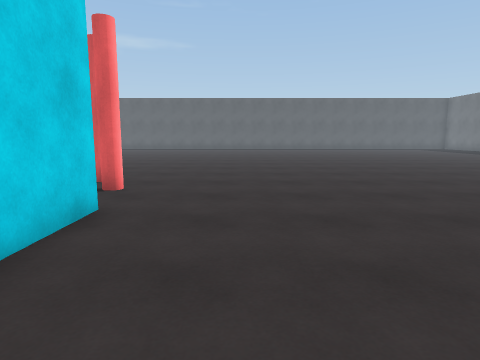
[1] (above)

23 first-person views from a walk through a 3-D level made in the Unity game engine. The camera is 1.3 m above the floor, tilts 8° down and sees 75° across. The floor is counted in squares, 1 m on a side. Each view is taken from the middle of a square. On the plan, view 1 faces up. The plan holds only what a view shows up to about 14 squares ahead; the rest is blank. The place goes on beyond the plan. The player is left out.

[2]
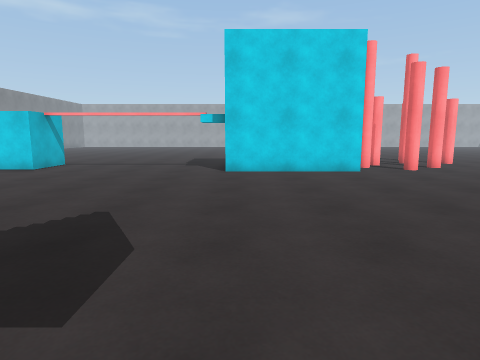

[3]
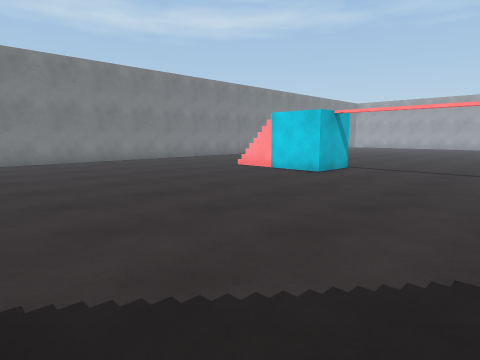

[4]
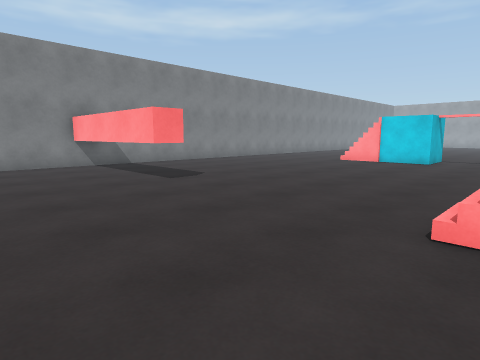

[5]
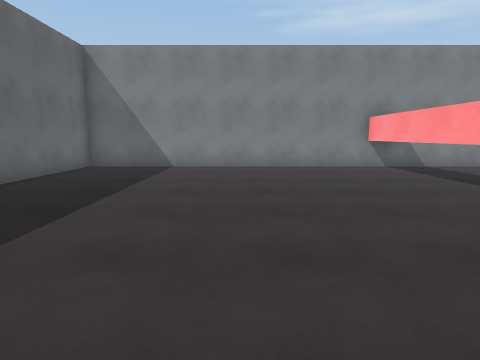

[6]
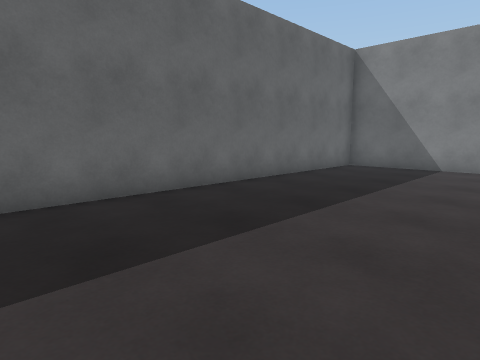

[7]
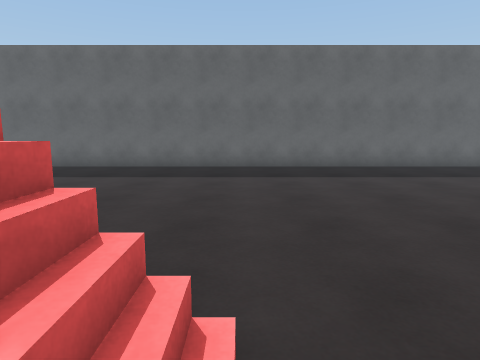

[8]
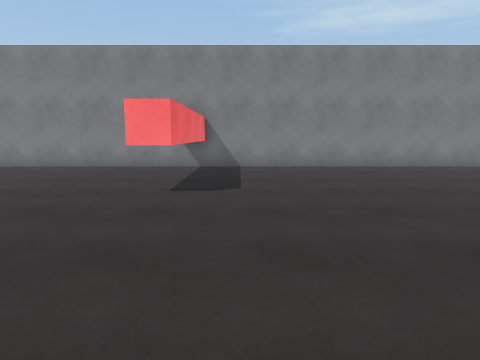

[9]
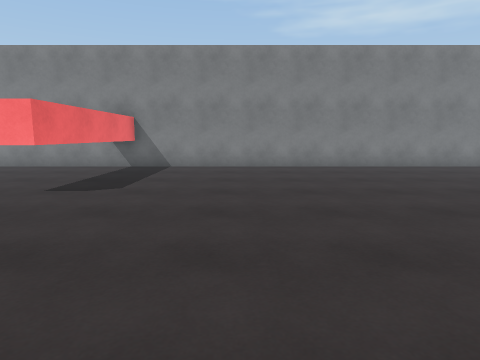

[10]
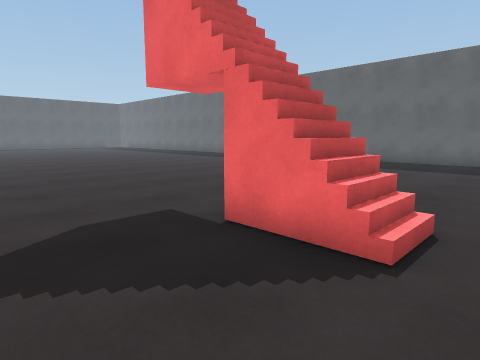

[11]
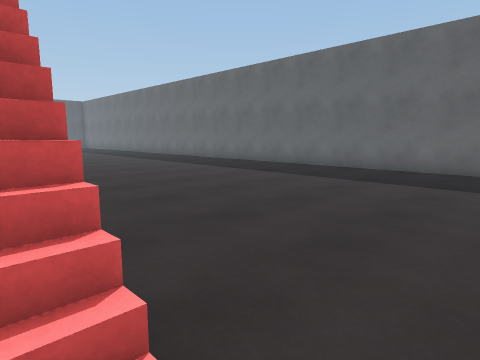

[12]
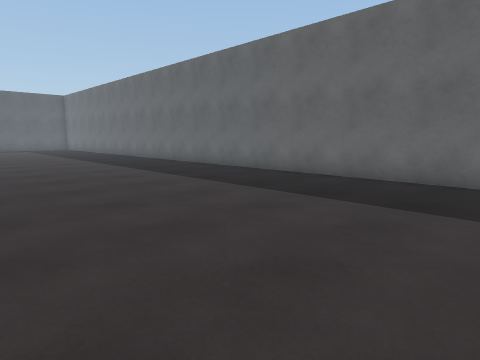

[13]
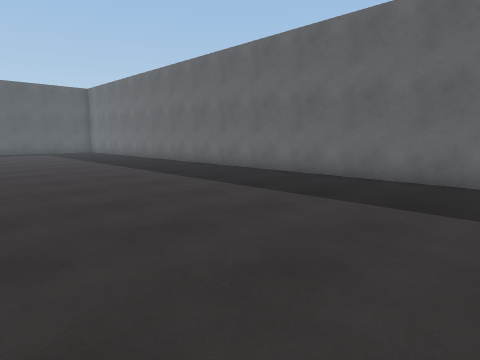

[14]
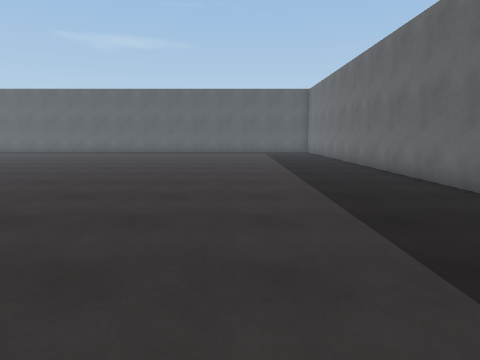

[15]
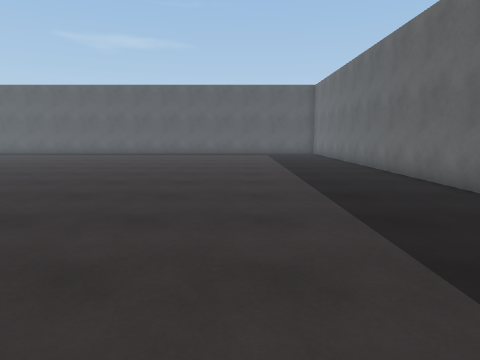

[16]
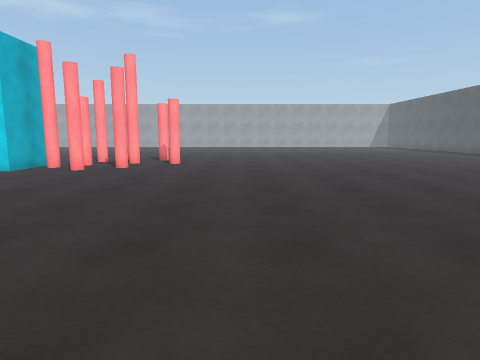

[17]
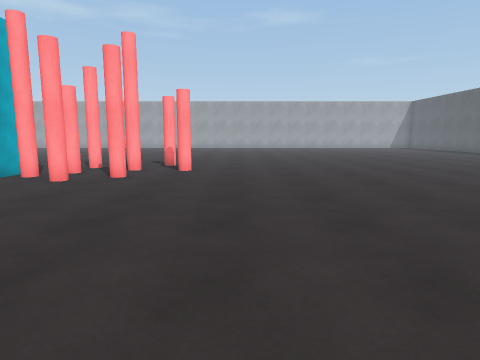

[18]
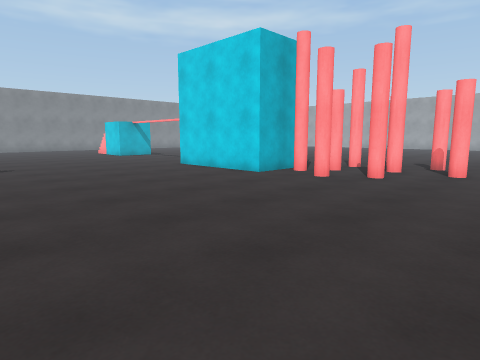

[19]
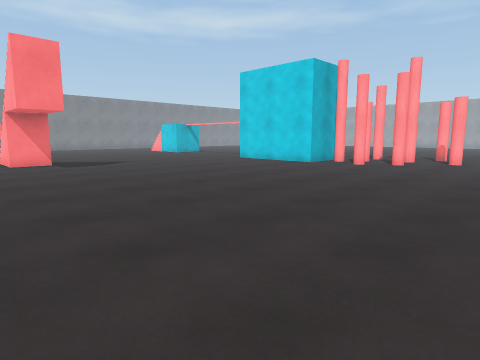

[20]
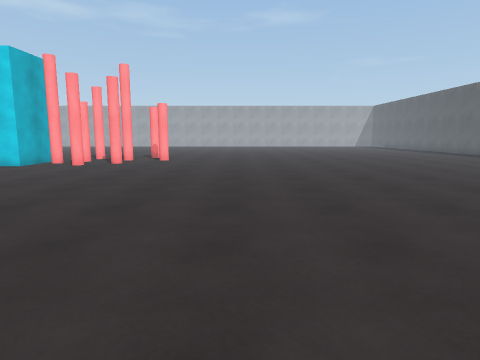

[21]
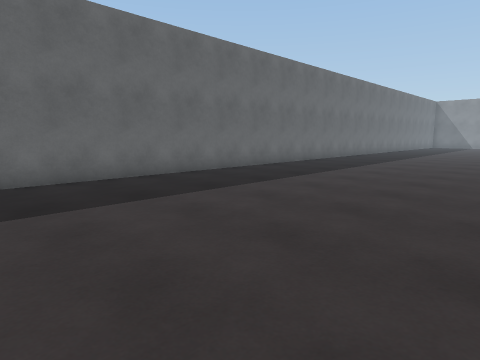

[22]
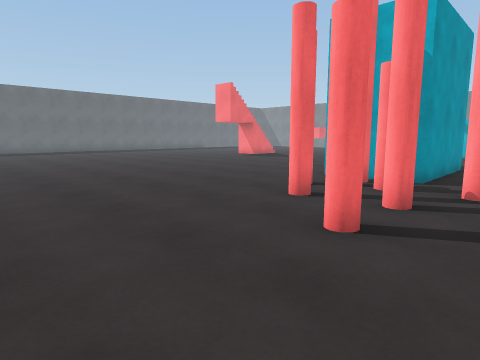

[23]
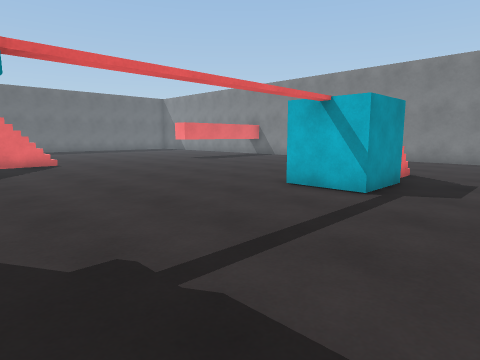

### Floor plan
Key: @ floor where view 1 was taken; # wall or solid block; . main floor; : floor 2.25 m higher than the main floor; / step, stairs or slope; T thing the floor can be seen under or through; O other object.
Columns run from 8 left of view 1 to 21 right of it. Each row starts with its distance up from view 1.
 22 ...........  ................#
 21 .............................#
 20 .............................#
 19 .............................#
 18 .............................#
 17 .............................#
 16 .............................#
 15 .............................#
 14 .............................#
 13 .............................#
 12 .............................#
 11 ..O..........................#
 10 O............................#
  9 ..#.O........................#
  8 O....O.......................#
  7  O.O.........................#
  6  ...#........................#
  5  ..###.......................#
  4   .###.......................#
  3   .###.......................#
  2   .###.......................#
  1   .###.......................#
  0 . ......@....................#
 -1  ............................#
 -2 ................OO...........#
 -3 ................O#...........#
 -4 .............................#
 -5 .............................#
 -6  ............................#
 -7  ..//O.......................#
 -8  ..: O.......................#
 -9  ..: O.......................#
-10  ../ /.......................#
-11  ... /..........T............#
-12   .. ...........T............#
-13   ..............T............#
-14   ..............T............#
-15   ..............T............#
-16   ..............T............#
-17  ...............T............#
-18  #############################

Positions as (right, up) in squares from view 1, and headings:
1: (0, 0), facing up
2: (9, 1), facing left
3: (7, -1), facing down-left
4: (13, -3), facing down-left
5: (14, -4), facing down
6: (14, -4), facing down-right
7: (7, -4), facing right
8: (6, -4), facing down
9: (3, -4), facing down
10: (4, -5), facing up-right
11: (8, -5), facing up-right
12: (11, -1), facing up-right
13: (11, 5), facing up-right
14: (15, 6), facing up
15: (15, 8), facing up
16: (9, 14), facing left
17: (6, 13), facing left
18: (6, 13), facing down-left
19: (11, 14), facing down-left
20: (11, 15), facing left
21: (11, 22), facing down-right
22: (-8, 15), facing down-right
23: (-8, 0), facing down-right
